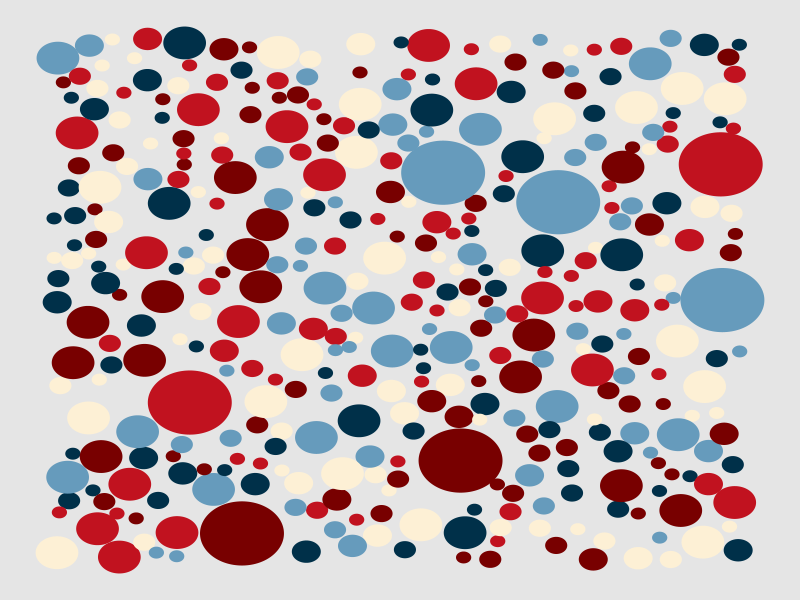

This chart was generated by the following R code:
# A Random-based Algorithm for Circle Packing
# Inspired by: https://tylerxhobbs.com/essays/2016/a-randomized-approach-to-cicle-packing

library(tidyverse)

distance <- function(x1, y1, x2, y2) {
  s1 <- (x2 - x1)^2
  s2 <- (y2 - y1)^2
  return(sqrt(s1 + s2))
}

circle_packing <- function(circles,
                           rect_width,
                           rect_height,
                           max_attempts,
                           seed = NULL) {
  if (!is.null(seed)) {
    set.seed(seed)
  }
  
  n <- nrow(circles)
  circles <- circles %>% 
    mutate(
      circle_id = seq_len(n),
      x = -50, # Pre-allocating space for the coordinates
      y = -50  # Pre-allocating space for the coordinates
    )
  
  for (current_circle in seq_len(n)) {
    random_x <- runif(max_attempts) * rect_width
    random_y <- runif(max_attempts) * rect_height
    other_circles <- circles %>%
      filter(x > 0, circle_id != current_circle)
    
    if (nrow(other_circles) == 0) {
      # No circles to compare, just place the current
      circles$x[current_circle] <- random_x[1L]
      circles$y[current_circle] <- random_y[1L]
      next
    }
    
    current_circle_r <- circles$radius[current_circle]
    k <- 1L
    while (k < max_attempts) {
      try_x <- random_x[k]
      try_y <- random_y[k]
      test <- other_circles %>% 
        mutate(
          dist = distance(x, y, try_x, try_y),
          not_overlap = dist > (current_circle_r + radius)
        )
      
      if (all(test$not_overlap)) {
        circles$x[current_circle] <- random_x[k]
        circles$y[current_circle] <- random_y[k]
        break
      }
      
      k <- k + 1
    }
  }
  
  circles <- circles %>% filter(x > 0)
  return(circles)
}


n <- 500
set.seed(50)
rs <- c(0.1, 0.15, 0.2, 0.3, 0.6, 0.8)
probs <- c(0.25, 0.25, 0.15, 0.25, 0.05, 0.05)
circles <- tibble(
  radius = sample(rs, size = n, prob = probs, replace = TRUE) * 0.5
)

circles <- circle_packing(
  circles,
  5, 5,
  20,
  42
)

set.seed(50)
pa <- c("#780000","#c1121f","#fdf0d5","#003049","#669bbc")
circles <- circles %>% 
  mutate(
    fill_color = sample(pa, size = nrow(circles), replace = TRUE)
  )


ggplot(circles) +
  ggforce::geom_circle(
    aes(
      x0 = x, y0 = y, r = radius,
      group = circle_id,
      fill = fill_color,
      color = fill_color
    )
  ) +
  scale_fill_identity() +
  scale_color_identity() +
  theme_void() +
  theme(
    plot.background = element_rect(fill = "#e5e5e5", color = "#e5e5e5")
  )
